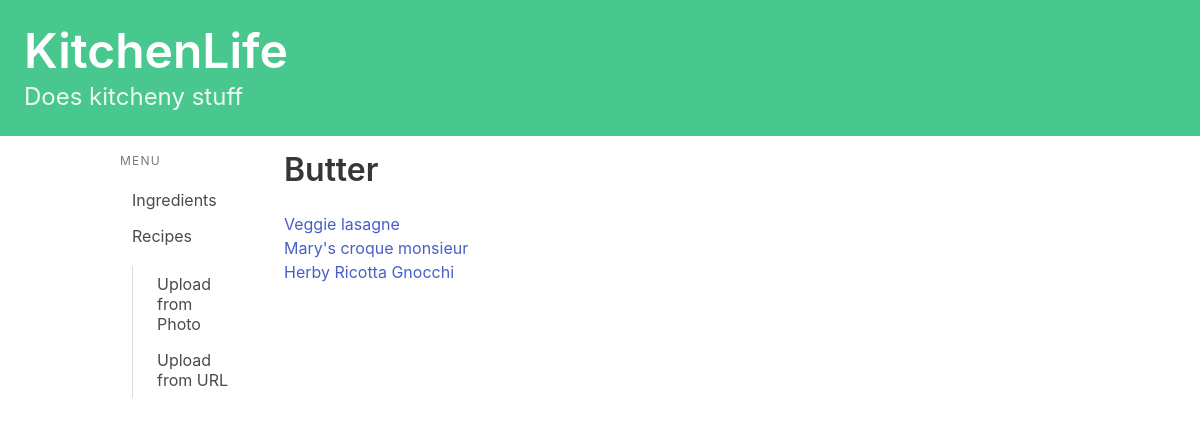
Screenshot of /recipes/ingredients/64/ with the database file from the repository.
### recipes/models.py (models this page shows, shortened)
class Ingredient(models.Model):
    ingredient_name = models.CharField(max_length=50)
    ingredient_uses = models.ManyToManyField(Recipe)

class Recipe(models.Model):
    name = models.CharField(max_length=200)
    method = models.TextField(max_length=5000)
    ingredients_string = models.TextField(max_length=1000)#Plain text of ingredients
    book = models.CharField(max_length=200, null = True, blank = True)
    page = models.CharField(max_length=5, null = True, blank = True)
    serves = models.CharField(max_length=5, null = True, blank = True)
    description = models.TextField(max_length=500, null = True, blank = True)
    url = models.URLField(null = True, blank = True)
    jumbled_input = models.TextField(max_length=8000, null = True, blank = True)
    simplified_ingredients = models.TextField(max_length=1000, null = True, blank = True)

### recipes/views.py (the view)
# urls.py: path('ingredients/<int:ingredient_id>/', views.ingredient_detail, name='ingredient_detail'),
def ingredient_detail(request, ingredient_id):
    ingredient = get_object_or_404(Ingredient, pk=ingredient_id)
    return render(request, 'recipes/ingredient_detail.html', {'ingredient': ingredient})

### recipes/templatetags/is_active.py (called while the page is built)
@register.simple_tag
def is_active(request, url):
    if reverse(url) == request.path:
        return "is-active"
    return ""

### recipes/templates/recipes/ingredient_detail.html
{% extends 'base.html' %}
{% block content %}
<ul><h1 class="title">{{ ingredient.ingredient_name }}</h1>
{% if ingredient.ingredient_uses.all %}
    {% for recipe in ingredient.ingredient_uses.all %}
    <p><a href="{% url 'recipes:detail' recipe.id %}">{{ recipe.name }}</a><br></p>
    {% endfor %}
{% else %}
    <p>Not used anywhere.</p>
{% endif %}
</ul>
{% endblock content %}

### rows the page displays
Ingredient: ingredient_name "Butter"
Recipe: name "Veggie lasagne"
Recipe: name "Mary's croque monsieur"
Recipe: name "Herby Ricotta Gnocchi"
